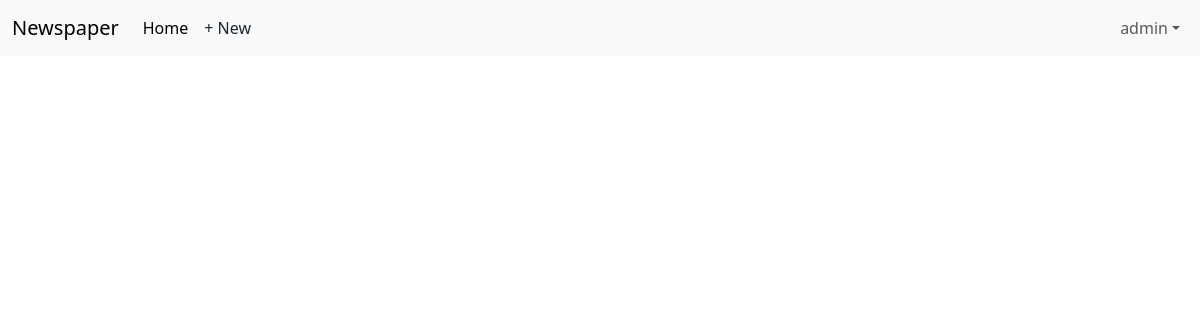
The page /articles/ (signed in) on the database as committed earlier.
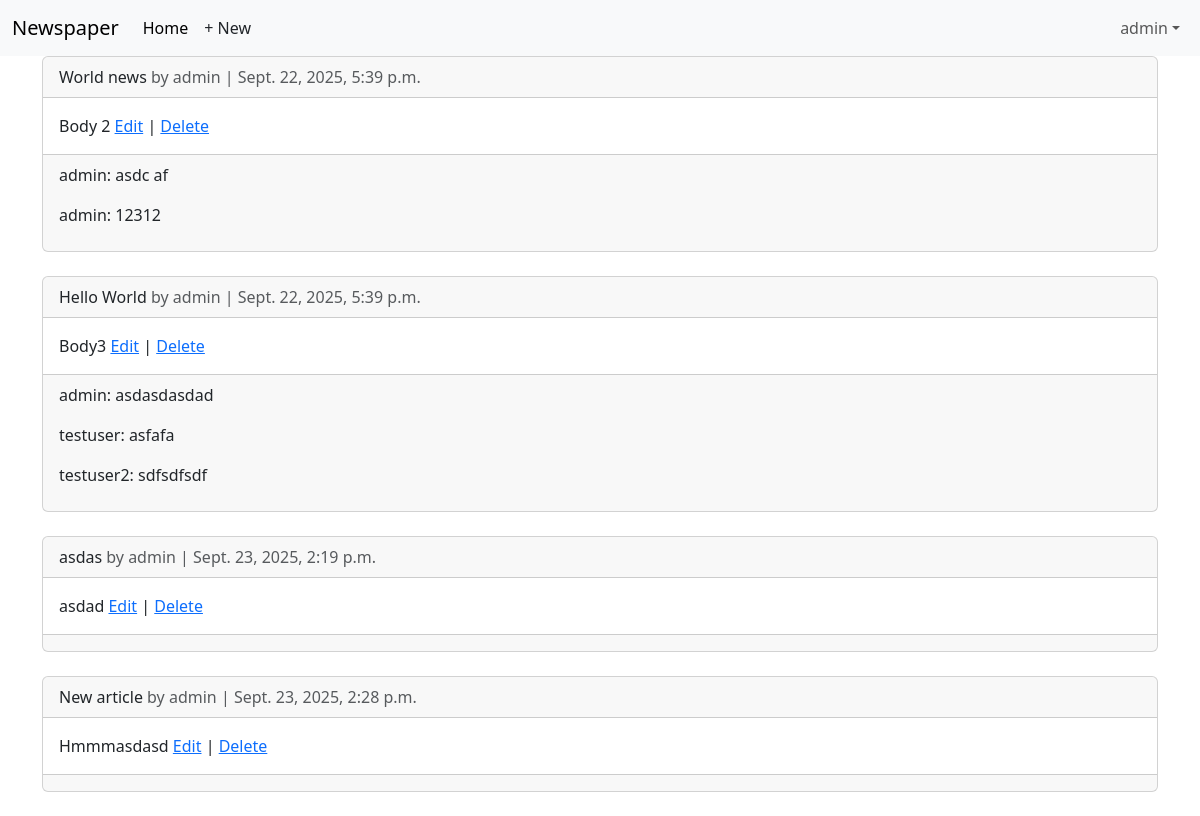
The same page on the database as committed later.
### accounts/models.py (models this page shows)
class CustomUser(AbstractUser):
    age = models.PositiveIntegerField(null=True, blank=True)

### articles/models.py (models this page shows, shortened)
class Article(models.Model):
    title = models.CharField(max_length=255)
    body = models.TextField()
    date = models.DateTimeField(auto_now_add=True)
    author = models.ForeignKey(
        settings.AUTH_USER_MODEL, on_delete=models.CASCADE)

class Comment(models.Model):
    article = models.ForeignKey(Article, on_delete=models.CASCADE)
    author = models.ForeignKey(
        settings.AUTH_USER_MODEL, on_delete=models.CASCADE)
    comment = models.CharField(max_length=140)
    def __str__(self):
        return self.comment

### articles/views.py (the view)
# urls.py: path('', ArticleListView.as_view(), name='article_list'),
class ArticleListView(LoginRequiredMixin, ListView):
    model = Article
    template_name = "article_list.html"

### templates/article_list.html (shortened to what this page needs)
{% extends "base.html" %}
{% block content %}
    {% for article in article_list %}
        <div class="card">
            <div class="card-header">
                <span class="font-weight-bold">{{ article.title }}</span>
                <span class="text-muted">by {{ article.author }} | {{ article.date }}</span>
            </div>
            <div class="card-body">
                {{ article.body }}
                <a href="{% url 'article_edit' article.pk %}">Edit</a> | <a href="{% url 'article_delete' article.pk %}">Delete</a>
            </div>
            <div class="card-footer">
                {% for comment in article.comment_set.all %}
                    <p>
                        <span class="font-weight-bold">{{ comment.author }}</span>:
                        {{ comment }}
                    </p>
                {% endfor %}
            </div>
        </div>
        <br />
    {% endfor %}
{% endblock content %}

### templates/base.html (shortened to what this page needs)
<!DOCTYPE html>
<html>
  <head>
    <link href="https://cdn.jsdelivr.net/npm/bootstrap@5.3.3/dist/css/bootstrap.min.css"
          rel="stylesheet"
>
  </head>
  <body>
    <nav class="navbar navbar-expand-lg bg-body-tertiary">
      <div class="container-fluid">
        <a class="navbar-brand" href="{% url 'home' %}">Newspaper</a>
        <div class="collapse navbar-collapse" id="navbarSupportedContent">
          <ul class="navbar-nav me-auto mb-2 mb-lg-0">
            <li class="nav-item">
              <a class="nav-link active"
                 aria-current="page"
                 href="{% url 'article_list' %}">Home</a>
            </li>
            {% if user.is_authenticated %}
              <li>
                <a href="{% url 'article_new' %}" class="nav-link px-2 link-dark">+ New</a>
              </li>
            </ul>
            <div class="mr-auto">
              <ul class="navbar-nav">
                <li class="nav-item dropdown">
                  <a class="nav-link dropdown-toggle"
                     href="#"
                     role="button"
                     data-bs-toggle="dropdown"
                     aria-expanded="false">{{ user.username }}</a>
                </li>
          {% endif %}
        </div>
      </div>
    </nav>
    <main>
      <div class="container">
        {% block content %}
        {% endblock content %}
      </div>
    </main>
  </body>
</html>

Rows that differ between the two databases and show on the page:
added Article: title "World news", author "admin", date "Sept. 22, 2025, 5:39 p.m.", body "Body 2"
added Comment: author "admin", comment "asdc af", shown under "World news"
added Comment: author "admin", comment "12312", shown under "World news"
added Article: title "Hello World", author "admin", date "Sept. 22, 2025, 5:39 p.m.", body "Body3"
added Comment: author "admin", comment "asdasdasdad", shown under "Hello World"
added Comment: author "testuser", comment "asfafa", shown under "Hello World"
added Comment: author "testuser2", comment "sdfsdfsdf", shown under "Hello World"
added Article: title "asdas", author "admin", date "Sept. 23, 2025, 2:19 p.m.", body "asdad"
added Article: title "New article", author "admin", date "Sept. 23, 2025, 2:28 p.m.", body "Hmmmasdasd"
